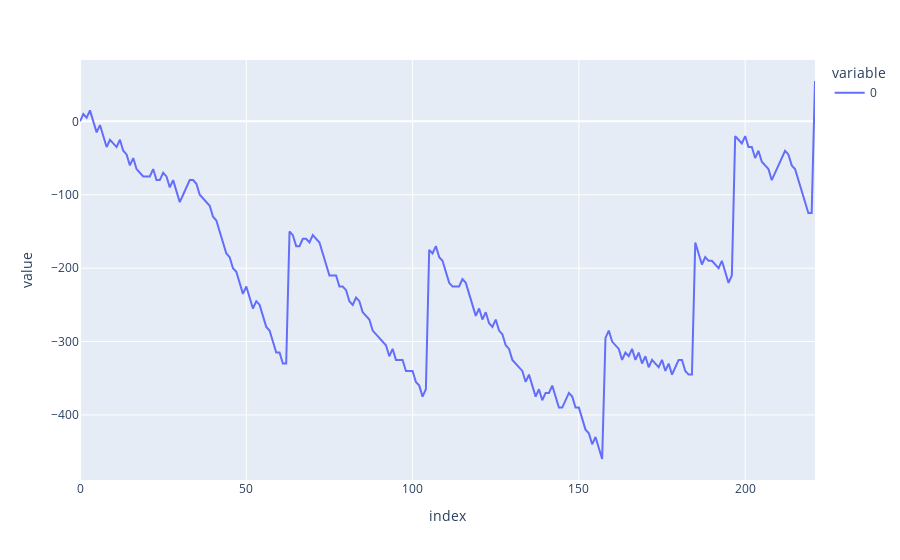

This figure's notebook cell:
### Code cell
def simul_tuna(init_bet = 5, balance = 0, target_bal = 50):
    
    # PARAM WINDOW
    results = []
    max_fail, fail_m = 0, 0
    # PRE SETTINGS
    bet_row = init_bet
    bet_color = init_bet
    bet_nr = init_bet
    results.append(balance)
    bet_nr = 0
    
    while (balance < target_bal and balance > -1000):
        # put into 2 to 1 3% one
        balance -= bet_row

        # put into red
        balance -= bet_color
        
        # put into last nr
        balance -= init_bet
        #print("Betting:",bet_row,bet_color,init_bet, "--- ", end = "")

        number, color = spin()
        
        
        
        
        row_w = "win-row"
        col_w = "win-color"
        
        # GENERIC AREAS
        if number != 0:
            # If row hits
            if number % 3 == 0:
                balance += bet_row * 3
                bet_row = init_bet
            # If row doesnt hit
            else:
                bet_row = bet_row * 1
                row_w = "lose-row"
            
            # If color hits
            if color == 'r':
                balance += bet_color * 2
                bet_color = init_bet
            
            # If color doesnt hit
            else:
                bet_color = bet_color * 1
                col_w = "lose-color"
                
        # NUMBER HITS
        if bet_nr == number:
            balance += init_bet * 36
            
        bet_nr = number
        
                
        results.append(balance)
        
        
        #print("Balance:", balance, "Result:",number, "with color:", color, row_w, col_w)
        
    return results, balance
            
px.line(simul_tuna()[0])


#money = 0
#days = 300000
#for i in tqdm(range(days)):
#    money += simul_tuna()[1]
#money/days

### Figure 1 — Plotly figure (JSON) as saved in the notebook; plotly's stock layout.template omitted (floating-point values rounded to 4 significant figures; data arrays with more than 128 entries replaced by an {"elided": "..."} marker saying what was removed)
{"data": [{"hovertemplate": "variable=0<br>index=%{x}<br>value=%{y}<extra></extra>", "legendgroup": "0", "line": {"color": "#636efa", "dash": "solid"}, "marker": {"symbol": "circle"}, "mode": "lines", "name": "0", "orientation": "v", "showlegend": true, "type": "scatter", "x": {"elided": "222 int values"}, "xaxis": "x", "y": {"elided": "222 int values"}, "yaxis": "y"}], "layout": {"legend": {"title": {"text": "variable"}, "tracegroupgap": 0}, "margin": {"t": 60}, "xaxis": {"anchor": "y", "domain": [0, 1], "title": {"text": "index"}}, "yaxis": {"anchor": "x", "domain": [0, 1], "title": {"text": "value"}}}}
